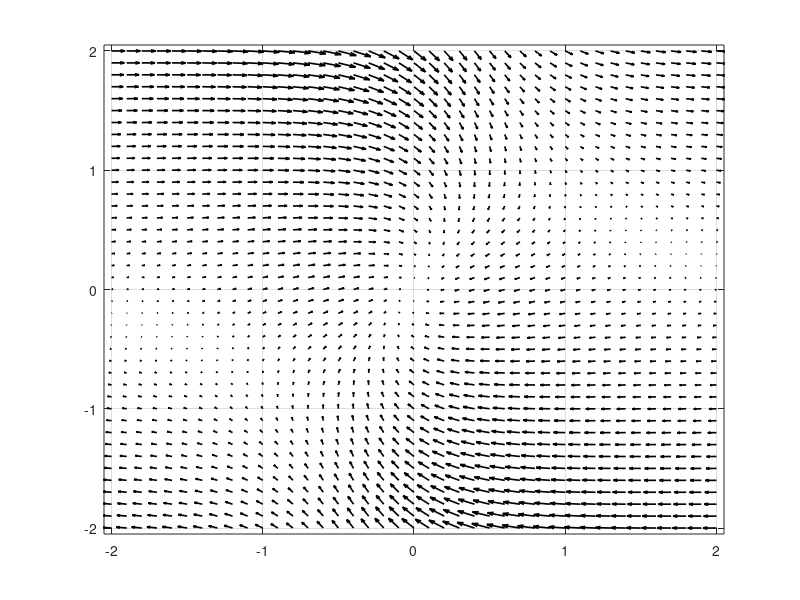

This chart was generated by the following MATLAB code:
clear all;

x_start = -2;
y_start = -2;
x_end = 2;
y_end = 2;

[XX, YY] = meshgrid(x_start:0.1:x_end,y_start:0.1:y_end);

f = {@(x,y)-(6*x)./((1+x.^2).^2)+2*y; @(x,y)-2*(x+y)./((1+x.^2).^2)};

U = f{1}(XX, YY);
V = f{2}(XX, YY);

figure(2)
quiver(XX,YY,U,V, 'k', 'LineWidth',1.2)
xlim([x_start-0.05 x_end+0.05])
ylim([y_start-0.05 y_end+0.05])
grid on;